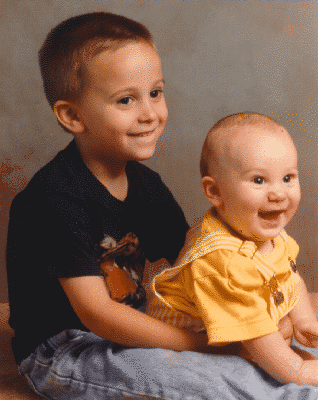
#> input picture Tut_2/Pictures/kids.tif, 318 x 400 px
$ python MedianFilter.py
#> lines starting #> are read from the running program, lines starting #| are printed output that depends on the picture
import numpy as np
import matplotlib.pyplot as plt
import cv2

# image filtering
image_path = "./Pictures/kids.tif"
img = cv2.imread(image_path)
#> img is the input picture: shape (400, 318, 3); mean B, G, R 77.9, 97.4, 128.7
filt = 3

# filter image using median filter (Get rid of salt/pepper noise)
res = cv2.medianBlur(img, filt)
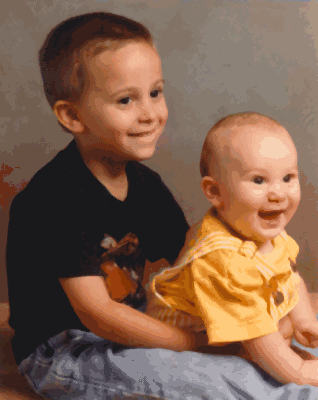
#> res: shape (400, 318, 3); mean B, G, R 77.7, 97.4, 128.8
res1 = cv2.GaussianBlur(img, (filt,filt), 0)

# convert from BGRG to RGB for displaying
img = cv2.cvtColor(img, cv2.COLOR_BGR2RGB)
res = cv2.cvtColor(res, cv2.COLOR_BGR2RGB)
res1 = cv2.cvtColor(res1, cv2.COLOR_BGR2RGB)

# plot
plt.subplot(131), plt.imshow(img)
plt.title("Original"), plt.xticks([]), plt.yticks([])
plt.subplot(132), plt.imshow(res)
plt.title("Median Filter"), plt.xticks([]), plt.yticks([])
plt.subplot(133), plt.imshow(res)
plt.title("Gaussian Filter"), plt.xticks([]), plt.yticks([])
plt.show()
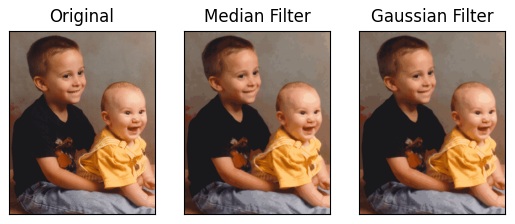
#> figure drawn by matplotlib, 3 panels

$ run again, with Tut_2/Pictures/board.tif copied over Tut_2/Pictures/kids.tif
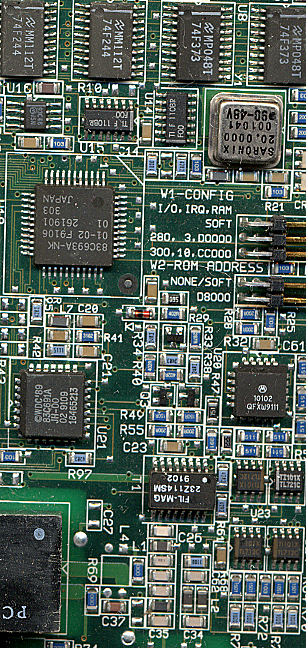
#> input picture Tut_2/Pictures/board.tif, 306 x 648 px
#> img is the input picture: shape (648, 306, 3); mean B, G, R 89.1, 99, 84.2
#> `res1 = cv2.GaussianBlur(img, (filt,filt), 0)`:
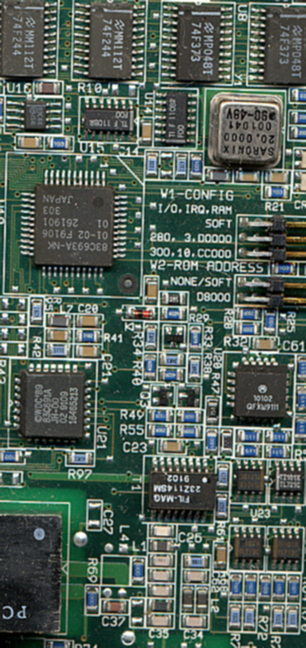
#> res1: shape (648, 306, 3); mean B, G, R 89.1, 99.1, 84.2
#> `plt.show()`:
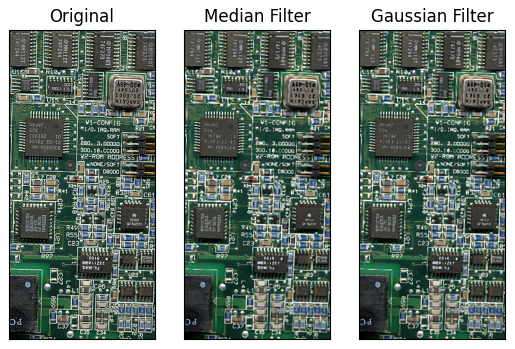
#> figure drawn by matplotlib, 3 panels

$ run again, with Tut_2/Pictures/RawPicture.jpg saved as Tut_2/Pictures/kids.tif
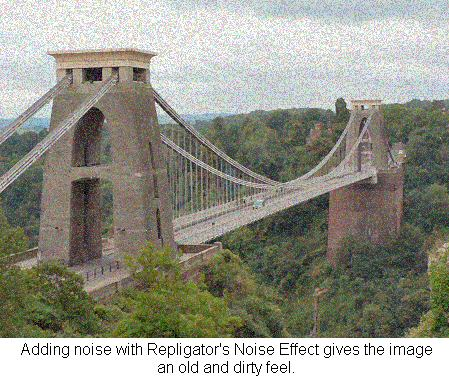
#> input picture Tut_2/Pictures/RawPicture.jpg, 449 x 379 px
#> img is the input picture: shape (379, 449, 3); mean B, G, R 136.1, 147.7, 147.5
#> `res1 = cv2.GaussianBlur(img, (filt,filt), 0)`:
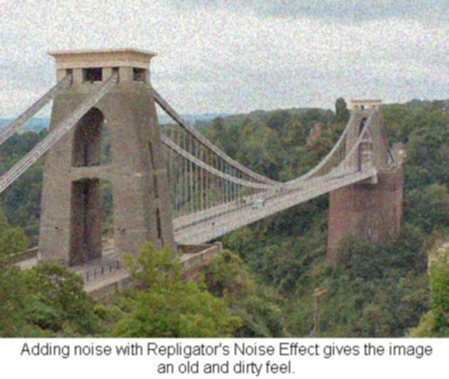
#> res1: shape (379, 449, 3); mean B, G, R 136.2, 147.8, 147.6
#> `plt.show()`:
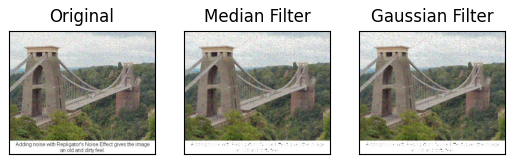
#> figure drawn by matplotlib, 3 panels
